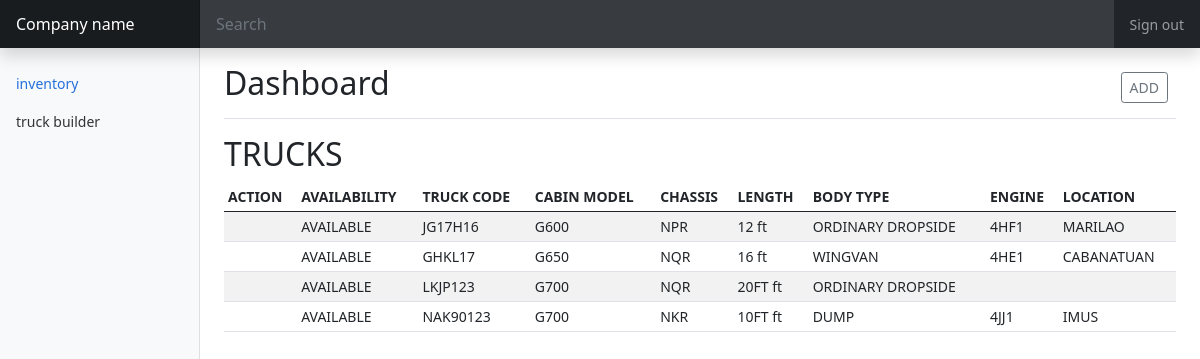
The page / on the database its author committed.
### tables this page shows
CREATE TABLE `truckinv` (
  `id` int(10) NOT NULL,
  `availability` varchar(20) NOT NULL,
  `code` varchar(20) NOT NULL,
  `cabinmodel` varchar(20) NOT NULL,
  `chassis` varchar(20) NOT NULL,
  `length` varchar(10) NOT NULL,
  `bodytype` varchar(20) NOT NULL,
  `engine` varchar(10) NOT NULL,
  `location` varchar(20) NOT NULL
);

### index.php (the view, shortened to what this page needs)
<?php
require_once 'dbcon.php';
?>
<!DOCTYPE html>
<html lang="en">
  <head>
    <link
      rel="stylesheet"
      href="https://cdnjs.cloudflare.com/ajax/libs/twitter-bootstrap/5.0.0-beta1/css/bootstrap.min.css"
    />
    <link
      rel="stylesheet"
      href="https://cdnjs.cloudflare.com/ajax/libs/font-awesome/5.15.2/css/all.min.css"
    />
  </head>
  <body >
<!DOCTYPE html>
<html lang="en">
  <head>
    <link
      rel="stylesheet"
      href="https://cdnjs.cloudflare.com/ajax/libs/twitter-bootstrap/5.0.0-beta1/css/bootstrap.min.css"
    />
    <link
      rel="stylesheet"
      href="https://cdnjs.cloudflare.com/ajax/libs/font-awesome/5.15.2/css/all.min.css"
    />
  </head>
  <body >
    <link href="dashboard.css" rel="stylesheet">
  </head>
  <body>
<header class="navbar navbar-dark sticky-top bg-dark flex-md-nowrap p-0 shadow">
  <a class="navbar-brand col-md-3 col-lg-2 me-0 px-3 fs-6" href="#">Company name</a>
  <input class="form-control form-control-dark w-100 rounded-0 border-0" type="text" placeholder="Search" aria-label="Search">
  <div class="navbar-nav">
    <div class="nav-item text-nowrap">
      <a class="nav-link px-3" href="#">Sign out</a>
    </div>
  </div>
</header>
<div class="container-fluid">
  <div class="row">
    <nav id="sidebarMenu" class="col-md-3 col-lg-2 d-md-block bg-light sidebar collapse">
      <div class="position-sticky pt-3 sidebar-sticky">
        <ul class="nav flex-column">
          <li class="nav-item">
            <a class="nav-link active" aria-current="page" href="index.php">
              inventory
            </a>
          </li>
          <li class="nav-item">
            <a class="nav-link" href="option.php">
              truck builder
            </a>
          </li>
        </ul>
      </div>
    </nav>
    <main class="col-md-9 ms-sm-auto col-lg-10 px-md-4">
      <div class="d-flex justify-content-between flex-wrap flex-md-nowrap align-items-center pt-3 pb-2 mb-3 border-bottom">
        <h1 class="h2">Dashboard</h1>
        <div class="btn-toolbar mb-2 mb-md-0">
          <div class="btn-group me-2">
            <button type="button" class="btn btn-sm btn-outline-secondary" id="myBtn">ADD</button>
          </div>
        </div>
      </div>
      <h2>TRUCKS</h2>
      <div class="table-responsive">
        <table class="table table-striped table-sm">
          <thead>
            <tr>
              <th scope="col" >ACTION</th>
              <th scope="col">AVAILABILITY</th>
              <th scope="col">TRUCK CODE</th>
              <th scope="col">CABIN MODEL</th>
              <th scope="col">CHASSIS</th>
              <th scope="col">LENGTH</th>
              <th scope="col">BODY TYPE</th>
              <th scope="col">ENGINE</th>
              <th scope="col">LOCATION</th>
            </tr>
          </thead>
          <tbody>
<?php
$sql = "SELECT * FROM truckinv";
$result = $conn->query($sql);
if ($result->num_rows > 0) {
    while($row = $result->fetch_assoc()) {
?>
            <tr>
              <td></td>
              <td><?php echo $row['availability'];?></td>
              <td><?php echo $row['code'];?></td>
              <td><?php echo $row['cabinmodel'];?></td>
              <td><?php echo $row['chassis'];?></td>
              <td><?php echo $row['length'];?></td>
              <td><?php echo $row['bodytype'];?></td>
              <td><?php echo $row['engine'];?></td>
              <td><?php echo $row['location'];?></td>
            </tr>
<?php
    }
  } else {
      echo "0 results";
  }
?>
          </tbody>
        </table>
      </div>
    </main>
  </div>
</div>
  </body>
</html>

### dashboard.css (style rules this page uses)
body { font-size: .875rem; }
.sidebar { position: fixed; top: 0; bottom: 0; left: 0; z-index: 100; padding: 48px 0 0; box-shadow: inset -1px 0 0 rgba(0, 0, 0, .1); }
.sidebar-sticky { height: calc(100vh - 48px); overflow-x: hidden; overflow-y: auto; }
.sidebar .nav-link { font-weight: 500; color: #333; }
.sidebar .nav-link.active { color: #2470dc; }
.navbar-brand { padding-top: .75rem; padding-bottom: .75rem; background-color: rgba(0, 0, 0, .25); box-shadow: inset -1px 0 0 rgba(0, 0, 0, .25); }
.navbar .form-control { padding: .75rem 1rem; }
.form-control-dark { color: #fff; background-color: rgba(255, 255, 255, .1); border-color: rgba(255, 255, 255, .1); }

### rows shown on the page
truckinv: availability "AVAILABLE", code "JG17H16", cabinmodel "G600", chassis "NPR", length "12 ft", bodytype "ORDINARY DROPSIDE", engine "4HF1", location "MARILAO"
truckinv: availability "AVAILABLE", code "GHKL17", cabinmodel "G650", chassis "NQR", length "16 ft", bodytype "WINGVAN", engine "4HE1", location "CABANATUAN"
truckinv: availability "AVAILABLE", code "LKJP123", cabinmodel "G700", chassis "NQR", length "20FT ft", bodytype "ORDINARY DROPSIDE"
truckinv: availability "AVAILABLE", code "NAK90123", cabinmodel "G700", chassis "NKR", length "10FT ft", bodytype "DUMP", engine "4JJ1", location "IMUS"
